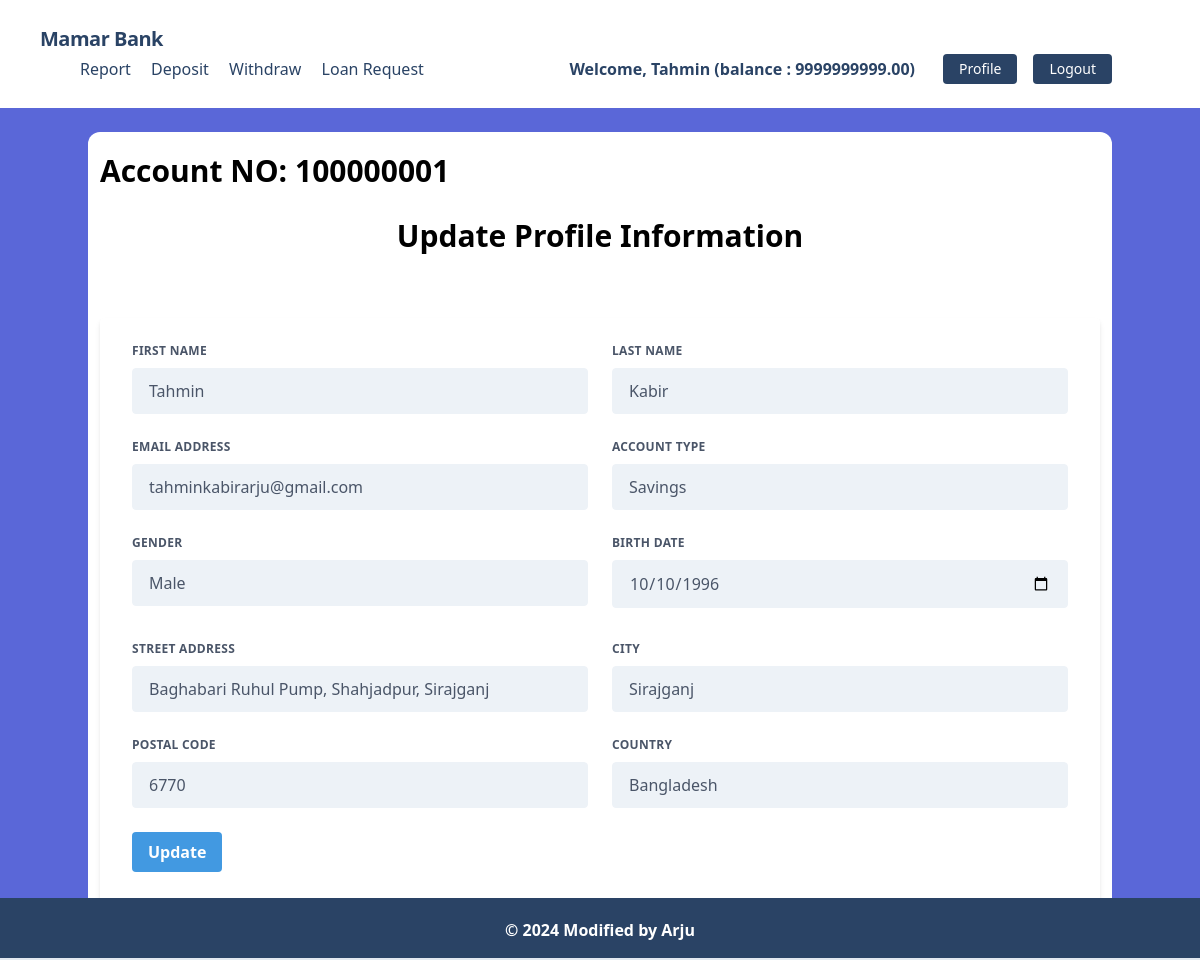
/accounts/profile/ (signed in), run on the app's committed database.
### accounts/models.py (models this page shows, shortened)
class UserBankAccount(models.Model):
    user = models.OneToOneField(User, related_name='account', on_delete=models.CASCADE)
    '''
    purpose of using parameter:
    1. related_name='account" means We can use access user information using 'account' name. One user has only one account.
    2. on_delete=models.CASCADE means If the user is deleted, this user related all data will be deleted.
    3. OneToOneField means Every single user is unique , and relation with other things like address, city etc. will not be more than one. It means, One user has one city.
    4. User -> It is Django builtin User
    '''
    account_type = models.CharField(max_length=10, choices= ACCOUNT_TYPE)
    '''
    5. choices=ACCOUNT_TYPE; It means user can select one option among many options.Here,There are Savings and Current type. User can select Savings or Current type account.
    '''
    account_no = models.IntegerField(unique=True) # Account number can't be duplicate, must be unique.
    birth_date = models.DateField(null=True, blank=True) # If user don't want to input the birthday date.
    gender = models.TextField(max_length=10, choices=GENDER_TYPE)
    initial_deposite_date = models.DateField(auto_now_add=True)
    '''
    1.  auto_now_add=True ; When user create a account, it will automatically create a date.
    '''
    balance = models.DecimalField(default=0, max_digits=12, decimal_places=2)
    '''
    1. default:0; When User create a account by default his account balance will be showing 0
    2. max_digits=12; User can deposite or savings his balance not more than 12 digit like 100000000000
    3. decimal_places=2 ; Means Taka can be deposited 10.15tk not 10.156tk
    '''

class UserAddress(models.Model):
    user =  models.OneToOneField(User, related_name='address', on_delete= models.CASCADE)
    street_address = models.CharField(max_length=100)
    city = models.CharField(max_length=100)
    postal_code = models.IntegerField()
    country = models.CharField(max_length=100)

### accounts/views.py (the view, shortened to what this page needs)
# urls.py: path('profile/', UserBankAccountUpdateView.as_view(), name='profile' )
class UserBankAccountUpdateView(View):
    template_name = 'accounts/profile.html'
    def get(self, request):
        form = UserUpdateForm(instance=request.user)
        return render(request, self.template_name, {'form': form})

### accounts/templates/accounts/profile.html (shortened to what this page needs)
{% extends 'base.html' %} {% load static %} {% block head_title %}Banking System{% endblock %} {% block content %}
<div class="bg-white px-3 py-4 rounded-xl my-6">
    <h4 class="font-bold text-3xl text-left pb-5">Account NO: {{request.user.account.account_no}}</h4>
    <h1 class="font-bold text-3xl text-center pb-5">Update Profile Information</h1>
    <div class="w-full mt-10">
        <form method="post" class="bg-white shadow-md rounded px-8 pt-6 pb-8 mb-4">
            <div class="flex flex-wrap -mx-3 mb-6">
                <div class="w-full md:w-1/2 px-3 mb-6 md:mb-0">
                    <label class="block uppercase tracking-wide text-gray-700 text-xs font-bold mb-2" for="{{ form.first_name.id_for_label }}">
                        {{ form.first_name.label }}
                    </label> {{ form.first_name }}
                </div>
                <div class="w-full md:w-1/2 px-3">
                    <label class="block uppercase tracking-wide text-gray-700 text-xs font-bold mb-2" for="{{ form.last_name.id_for_label }}">
                        {{ form.last_name.label }}
                    </label> {{ form.last_name }}
                </div>
            </div>
            <div class="flex flex-wrap -mx-3 mb-6">
                <div class="w-full md:w-1/2 px-3 mb-6 md:mb-0">
                    <label class="block uppercase tracking-wide text-gray-700 text-xs font-bold mb-2" for="{{ form.email.id_for_label }}">
                        {{ form.email.label }}
                    </label> {{ form.email }}
                </div>
                <div class="w-full md:w-1/2 px-3 mb-6 md:mb-0">
                    <label class="block uppercase tracking-wide text-gray-700 text-xs font-bold mb-2" for="{{ form.account_type.id_for_label }}">
                        {{ form.account_type.label }}
                    </label> {{ form.account_type }}
                </div>
            </div>
            <div class="flex flex-wrap -mx-3 mb-6">
                <div class="w-full md:w-1/2 px-3 mb-6 md:mb-0">
                    <label class="block uppercase tracking-wide text-gray-700 text-xs font-bold mb-2" for="{{ form.gender.id_for_label }}">
                        {{ form.gender.label }}
                    </label> {{ form.gender }}
                </div>
                <div class="w-full md:w-1/2 px-3 mb-6 md:mb-0">
                    <label class="block uppercase tracking-wide text-gray-700 text-xs font-bold mb-2" for="{{ form.birth_date.id_for_label }}">
                        {{ form.birth_date.label }}
                    </label> {{ form.birth_date }}
                </div>
            </div>
            <div class="flex flex-wrap -mx-3">
                <div class="w-full md:w-1/2 px-3 mb-6 md:mb-0">
                </div>
                <div class="w-full md:w-1/2 px-3 mb-6 md:mb-0">
                </div>
            </div>
            <div class="flex flex-wrap -mx-3 mb-6">
                <div class="w-full md:w-1/2 px-3 mb-6 md:mb-0">
                    <label class="block uppercase tracking-wide text-gray-700 text-xs font-bold mb-2" for="{{ form.street_address.id_for_label }}">
                        {{ form.street_address.label }}
                    </label> {{ form.street_address }}
                </div>
                <div class="w-full md:w-1/2 px-3">
                    <label class="block uppercase tracking-wide text-gray-700 text-xs font-bold mb-2" for="{{ form.city.id_for_label }}">
                        {{ form.city.label }}
                    </label> {{ form.city }}
                </div>
            </div>
            <div class="flex flex-wrap -mx-3 mb-6">
                <div class="w-full md:w-1/2 px-3 mb-6 md:mb-0">
                    <label class="block uppercase tracking-wide text-gray-700 text-xs font-bold mb-2" for="{{ form.postal_code.id_for_label }}">
                        {{ form.postal_code.label }}
                    </label> {{ form.postal_code }}
                </div>
                <div class="w-full md:w-1/2 px-3">
                    <label class="block uppercase tracking-wide text-gray-700 text-xs font-bold mb-2" for="{{ form.country.id_for_label }}">
                        {{ form.country.label }}
                    </label> {{ form.country }}
                </div>
            </div>
            <div class="flex items-center justify-between">
                <button class="bg-blue-500 hover:bg-blue-700 text-white font-bold py-2 px-4 rounded focus:outline-none focus:shadow-outline" type="submit">
                    Update
                </button>
            </div>
        </form>
    </div>
</div>
{% endblock %}

### core/templates/base.html (shortened to what this page needs)
{% load static %}
<!DOCTYPE html>
<html lang="en">
    <head>
        <link href="https://unpkg.com/tailwindcss@^1.0/dist/tailwind.min.css" rel="stylesheet">
    </head>
    <body class="bg-indigo-600">
        {% include 'navbar.html' %}
        {% block body %}
            <div class="lg:container lg:mx-auto" id="main">
                {% block content %}
                {% endblock %}
            </div>
            {% include 'footer.html' %}
        {% endblock %}
    </body>
</html>

### core/templates/navbar.html (shortened to what this page needs)
<nav class="flex items-center justify-between flex-wrap bg-white p-6 px-10">
    <div class="flex items-center flex-shrink-0 text-white mr-6">
        <span class="font-semibold text-xl tracking-tight text-blue-900"><a href="/">Mamar Bank</a></span>
    </div>
    <div class="w-full block flex-grow lg:flex lg:items-center lg:w-auto px-10">
        {% if request.user.is_authenticated %}
            <div class="text-md lg:flex-grow">
                <a href="{% url 'transaction_report' %}" class="block mt-4 lg:inline-block lg:mt-0 text-blue-900 hover:text-red-900 hover:font-black mr-4">
                    Report
                </a>
                <a href="{% url 'deposit_money' %}" class="block mt-4 lg:inline-block lg:mt-0 text-blue-900 hover:text-red-900 hover:font-black mr-4">
                    Deposit
                </a>
                <a href="{% url 'withdraw_money' %}" class="block mt-4 lg:inline-block lg:mt-0 text-blue-900 hover:text-red-900 hover:font-black mr-4">
                    Withdraw
                </a>
                <a href="{% url 'loan_request' %}" class="block mt-4 lg:inline-block lg:mt-0 text-blue-900 hover:text-red-900 hover:font-black mr-4">
                    Loan Request
                </a>
            </div>
            <div class="flex w-auto">
                <div class="text-blue-900 my-auto font-black px-5">Welcome, {{ request.user.first_name }} (balance : {{request.user.account.balance}}) </div>
                <a href="{% url 'profile' %}" class="mx-2 inline-block font-medium text-sm px-4 py-2 leading-none bg-blue-900 rounded text-white border-white hover:border-transparent hover:text-dark hover:bg-red-700 mt-4 lg:mt-0">Profile</a>
                <a href="{% url 'logout' %}" class="mx-2 inline-block font-medium text-sm px-4 py-2 leading-none bg-blue-900 rounded text-white border-white hover:border-transparent hover:text-dark hover:bg-red-700 mt-4 lg:mt-0">Logout</a>
            </div>
        {% endif %}
    </div>
</nav>

### core/templates/footer.html
<footer class="footer bg-blue-900 text-white relative border-b-2 mt-10">
    <div class="container mx-auto px-6">
        <div class="mt-5 flex flex-col items-center">
            <div class="sm:w-2/3 text-center py-0 pb-2">
                <p class="text-md text-white font-bold mb-2">
                    © {% now "Y" %} Modified by Arju
                </p>
            </div>
        </div>
    </div>
</footer>

### core/templates/base.html (style rules this page uses)
footer { position: fixed !important; bottom: 0 !important; width: 100%; }

### data on the page
UserAddress: street_address "Baghabari Ruhul Pump, Shahjadpur, Sirajganj", city "Sirajganj", country "Bangladesh"

### other printed values
{{ request.user.first_name }} "Tahmin"
{{ request.user.account.balance }} "9999999999.00"
{{ request.user.account.account_no }} "100000001"
